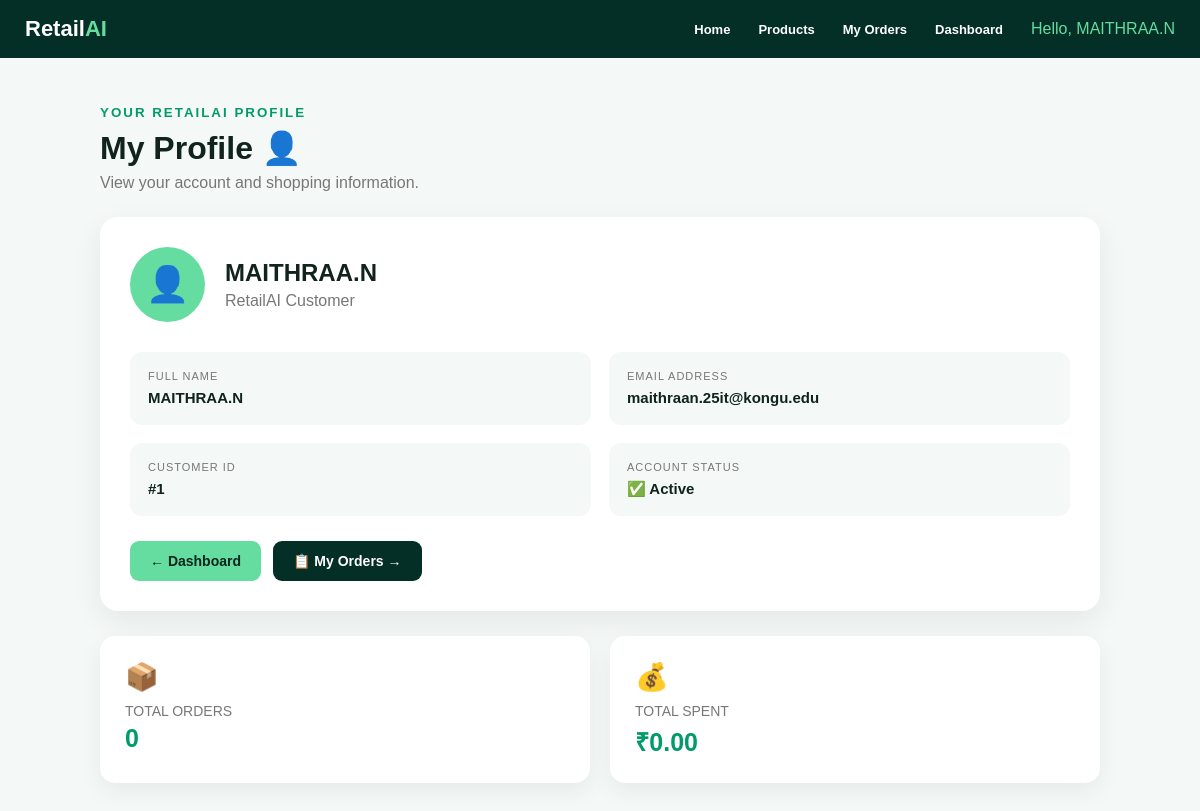
Screenshot of /profile (signed in) with the database file from the repository.
### tables this page shows
CREATE TABLE users (
            id INTEGER PRIMARY KEY AUTOINCREMENT,
            name TEXT NOT NULL,
            email TEXT UNIQUE NOT NULL,
            password TEXT NOT NULL
        );

### app.py (the view)
@app.route("/profile")
def profile():
    if not session.get("user_id"):
        return redirect(
            url_for("login")
        )
    user_id = session.get(
        "user_id"
    )
    conn = get_db()
    user = conn.execute(
        """
        SELECT *
        FROM users
        WHERE id = ?
        """,
        (user_id,)
    ).fetchone()
    order_list = conn.execute(
        """
        SELECT *
        FROM orders
        WHERE user_id = ?
        ORDER BY id DESC
        """,
        (user_id,)
    ).fetchall()
    conn.close()
    if not user:
        session.clear()
        return redirect(
            url_for("login")
        )
    total_spent = sum(
        float(order["total"] or 0)
        for order in order_list
    )
    return render_template(
        "profile.html",
        user=user,
        orders=order_list,
        total_orders=len(order_list),
        total_spent=f"{total_spent:.2f}",
        user_name=session.get(
            "user_name"
        )
    )

### app.py (called while the page is built)
def get_db():
    conn = sqlite3.connect("retailai.db")
    conn.row_factory = sqlite3.Row
    return conn

@app.context_processor
def inject_cart_count():
    cart = session.get("cart", [])
    cart_count = sum(
        item.get("quantity", 1)
        for item in cart
    )
    return {
        "cart_count": cart_count
    }

### templates/profile.html (shortened to what this page needs)
<!DOCTYPE html>
<html lang="en">
<head>
</head>
<body>
<nav>
    <div class="logo">
        Retail<span>AI</span>
    </div>
    <div class="nav-links">
        <a href="/">
            Home
        </a>
        <a href="/products">
            Products
        </a>
        <a href="/orders">
            My Orders
        </a>
        <a href="/dashboard">
            Dashboard
        </a>
        <span class="username">
            Hello, {{ user.name }}
        </span>
    </div>
</nav>
<div class="container">
    <div class="heading">
        <small>
            YOUR RETAILAI PROFILE
        </small>
        <h1>
            My Profile 👤
        </h1>
        <p>
            View your account and shopping information.
        </p>
    </div>
    <div class="profile-card">
        <div class="profile-header">
            <div class="profile-icon">
                👤
            </div>
            <div>
                <h2>
                    {{ user.name }}
                </h2>
                <p>
                    RetailAI Customer
                </p>
            </div>
        </div>
        <div class="details">
            <div class="detail">
                <span>
                    FULL NAME
                </span>
                <strong>
                    {{ user.name }}
                </strong>
            </div>
            <div class="detail">
                <span>
                    EMAIL ADDRESS
                </span>
                <strong>
                    {{ user.email }}
                </strong>
            </div>
            <div class="detail">
                <span>
                    CUSTOMER ID
                </span>
                <strong>
                    #{{ user.id }}
                </strong>
            </div>
            <div class="detail">
                <span>
                    ACCOUNT STATUS
                </span>
                <strong>
                    ✅ Active
                </strong>
            </div>
        </div>
        <div class="buttons">
            <a href="/dashboard"
               class="btn dashboard-btn">
                ← Dashboard
            </a>
            <a href="/orders"
               class="btn orders-btn">
                📋 My Orders →
            </a>
        </div>
    </div>
    <div class="stats">
        <div class="stat">
            <div class="stat-icon">
                📦
            </div>
            <div class="stat-title">
                TOTAL ORDERS
            </div>
            <div class="stat-value">
                {{ total_orders }}
            </div>
        </div>
        <div class="stat">
            <div class="stat-icon">
                💰
            </div>
            <div class="stat-title">
                TOTAL SPENT
            </div>
            <div class="stat-value">
                ₹{{ total_spent }}
            </div>
        </div>
    </div>
</div>
</body>
</html>

### templates/profile.html (style rules this page uses)
* { box-sizing: border-box; margin: 0; padding: 0; font-family: Arial, sans-serif; }
body { background: #f4f8f6; color: #10231d; }
nav { height: 58px; background: #032f27; display: flex; align-items: center; justify-content: space-between; padding: 0 25px; color: white; }
.logo { font-size: 22px; font-weight: bold; }
.logo span { color: #65dda0; }
.nav-links { display: flex; align-items: center; gap: 28px; }
.nav-links a { color: white; text-decoration: none; font-size: 13px; font-weight: bold; }
.username { color: #65dda0; }
.container { width: 90%; max-width: 1000px; margin: 45px auto; }
.heading { margin-bottom: 25px; }
.heading small { color: #009b69; font-weight: bold; letter-spacing: 2px; }
.heading h1 { margin-top: 8px; font-size: 32px; }
.heading p { margin-top: 7px; color: #777; }
.profile-card { background: white; border-radius: 18px; padding: 30px; box-shadow: 0 10px 30px rgba(0,0,0,0.07); margin-bottom: 25px; }
.profile-header { display: flex; align-items: center; gap: 20px; margin-bottom: 30px; }
.profile-icon { width: 75px; height: 75px; border-radius: 50%; background: #65dda0; display: flex; align-items: center; justify-content: center; font-size: 35px; }
.profile-header h2 { font-size: 24px; }
.profile-header p { color: #777; margin-top: 5px; }
.details { display: grid; grid-template-columns: 1fr 1fr; gap: 18px; }
.detail { background: #f4f8f6; padding: 18px; border-radius: 12px; }
.detail span { display: block; font-size: 11px; color: #777; letter-spacing: 1px; margin-bottom: 7px; }
.detail strong { font-size: 15px; }
.stats { display: grid; grid-template-columns: repeat(2, 1fr); gap: 20px; margin-bottom: 25px; }
.stat { background: white; padding: 25px; border-radius: 15px; box-shadow: 0 8px 25px rgba(0,0,0,0.06); }
.stat-icon { font-size: 27px; margin-bottom: 10px; }
.stat-title { color: #777; font-size: 14px; margin-bottom: 5px; }
.stat-value { color: #009b69; font-size: 25px; font-weight: bold; }
.buttons { display: flex; gap: 12px; margin-top: 25px; }
.btn { text-decoration: none; padding: 12px 20px; border-radius: 9px; font-weight: bold; font-size: 14px; }
.dashboard-btn { background: #65dda0; color: #09251e; }
.orders-btn { background: #032f27; color: white; }

### rows the page displays
users: name "MAITHRAA.N", email "maithraan.25it@kongu.edu", id "1"

### other values shown
{{ total_orders }} "0"
{{ total_spent }} "0.00"
